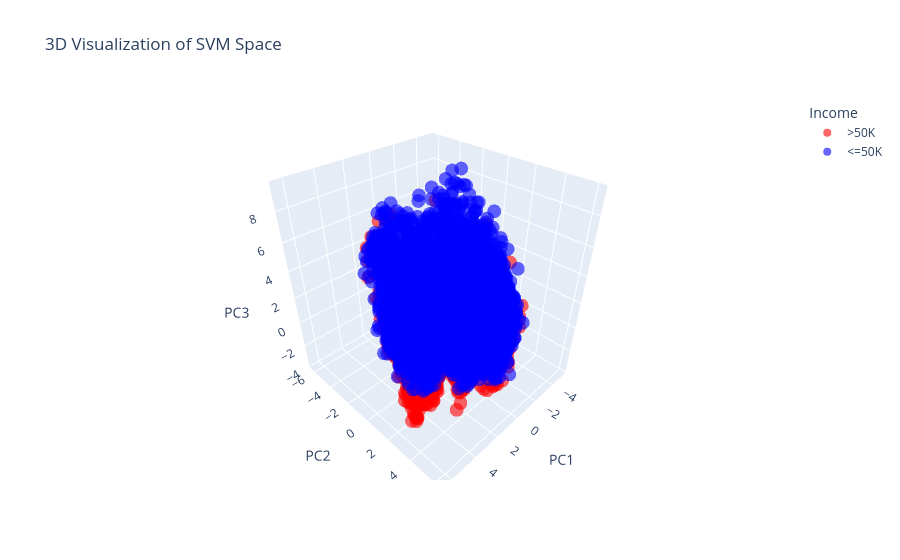

Source (notebook cell):
### Code cell
import plotly.express as px
import numpy as np

# 1. نقوم بتقليل الأبعاد لـ 3 فقط من أجل الرسم
pca_3d = PCA(n_components=3)
X_pca_3d = pca_3d.fit_transform(X_train_scaled)

# 2. نجهز DataFrame للرسم
plot_df = pd.DataFrame(X_pca_3d, columns=['PC1', 'PC2', 'PC3'])
plot_df['Income'] = y_train.values

# 3. رسم البيانات في فضاء ثلاثي الأبعاد
fig = px.scatter_3d(plot_df, x='PC1', y='PC2', z='PC3',
                    color='Income', 
                    title='3D Visualization of SVM Space',
                    opacity=0.6,
                    color_discrete_map={'<=50K': 'blue', '>50K': 'red'})

fig.show()

### Figure 1 — Plotly figure (JSON) as saved in the notebook; plotly's stock layout.template omitted (floating-point values rounded to 4 significant figures; data arrays with more than 128 entries replaced by an {"elided": "..."} marker saying what was removed)
{"data": [{"hovertemplate": "Income=>50K<br>PC1=%{x}<br>PC2=%{y}<br>PC3=%{z}<extra></extra>", "legendgroup": ">50K", "marker": {"color": "red", "opacity": 0.6, "symbol": "circle"}, "mode": "markers", "name": ">50K", "scene": "scene", "showlegend": true, "type": "scatter3d", "x": {"elided": "6004 float values"}, "y": {"elided": "6004 float values"}, "z": {"elided": "6004 float values"}}, {"hovertemplate": "Income=<=50K<br>PC1=%{x}<br>PC2=%{y}<br>PC3=%{z}<extra></extra>", "legendgroup": "<=50K", "marker": {"color": "blue", "opacity": 0.6, "symbol": "circle"}, "mode": "markers", "name": "<=50K", "scene": "scene", "showlegend": true, "type": "scatter3d", "x": {"elided": "18144 float values"}, "y": {"elided": "18144 float values"}, "z": {"elided": "18144 float values"}}], "layout": {"legend": {"title": {"text": "Income"}, "tracegroupgap": 0}, "scene": {"domain": {"x": [0, 1], "y": [0, 1]}, "xaxis": {"title": {"text": "PC1"}}, "yaxis": {"title": {"text": "PC2"}}, "zaxis": {"title": {"text": "PC3"}}}, "title": {"text": "3D Visualization of SVM Space"}}}
